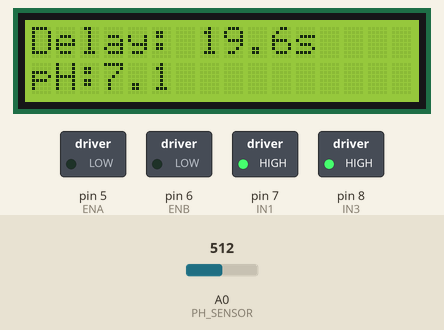
Simulated run of this sketch. Board: Arduino Uno, built with avr-gcc and run on an emulated ATmega328P. Parts: 16×2 character LCD, switched loads named in the sketch (green lamp = pin HIGH). The test bench sets the inputs (shaded band); at power-on: A0 (PH_SENSOR) = 512. What the sketch prints to the serial monitor is not drawn.

Above: at 6.4 s.
6.5 s: A0 (PH_SENSOR) set to 716
At 7.4 s:
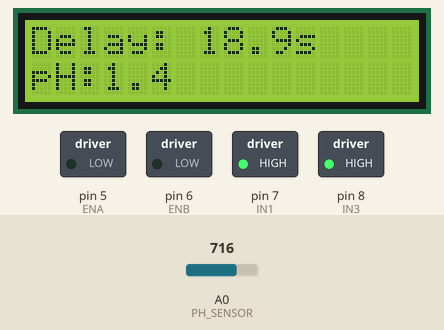
9.1 s: A0 (PH_SENSOR) set to 415
At 10.4 s:
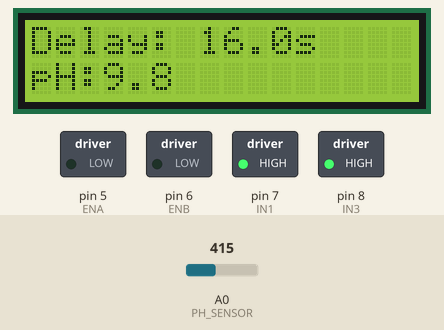
12.1 s: A0 (PH_SENSOR) set to 393
At 13.4 s:
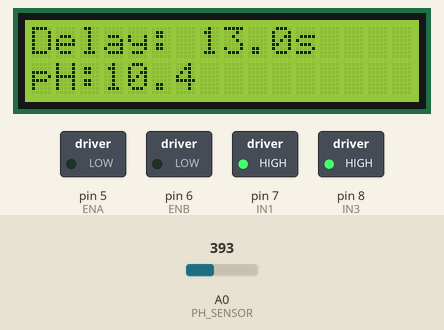
15.0 s: A0 (PH_SENSOR) set to 511
At 26.5 s:
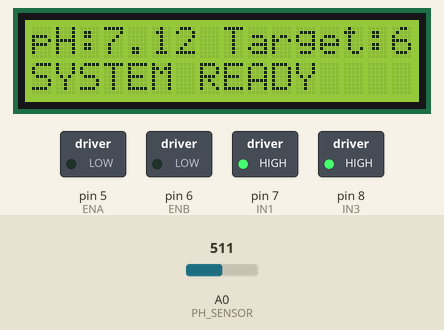
Timing chart, 0 to 28.1 s (numbered marks = the images above; inputs shaded):
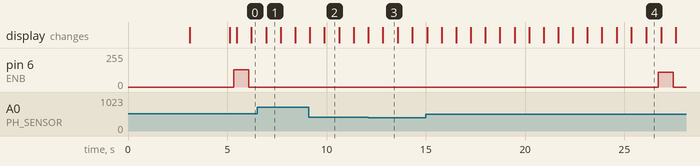

The sketch:

down_grade_sistem.ino
```cpp
#include <PID_v1.h>
#include <LiquidCrystal_I2C.h>

//inisiasi LCD yang digunakan
LiquidCrystal_I2C lcd(0x27, 16, 2);

// Pin motor driver L298N pH
#define ENA 5  // Pompa BASA (pH UP)
#define IN1 7
#define ENB 6  // Pompa ASAM (pH DOWN)
#define IN3 8


// Sensor pH
#define PH_SENSOR A0

// Setpoint pH
double setpoint = 6.75;  // Nilai tengah antara 6.5-7.0
double input, output;

// Parameter PID (sesuaikan dengan sistem)
double Kp = 6.0;
double Ki = 0.3;
double Kd = 0.5;

PID pid(&input, &output, &setpoint, Kp, Ki, Kd, DIRECT);

// Batas pH dan deadzone
const float pH_min = 6.0;
const float pH_max = 7.0;
const float deadzone = 0.1; // Deadzone 0.1 pH

// Kecepatan minimum pompa (agar bisa berputar)
const int MIN_PUMP_SPEED = 110;  // Minimum PWM untuk pompa bisa berputar
const int MAX_PUMP_SPEED = 255; // Maximum PWM

// Variabel untuk delay pompa
const unsigned long PUMP_ON_TIME = 500;   // 0.5 detik pompa aktif memberikan cairan
const unsigned long PUMP_DELAY = 20000;  // 20 detik delay untuk pembacaan sensor
unsigned long pumpStartTime = 0;
bool pumpIsRunning = false;
bool pumpInDelay = false;

// Variabel untuk menyimpan kecepatan PWM saat ini
int current_pH_UP_speed = 0;   // Kecepatan PWM pompa BASA (pH UP)
int current_pH_DOWN_speed = 0; // Kecepatan PWM pompa ASAM (pH DOWN)


// Variabel kalibrasi pH
int buf[10];

void setup() {
  Serial.begin(9600);

  //Inisiasi pin motor pH
  pinMode(ENA, OUTPUT);
  pinMode(IN1, OUTPUT);
  pinMode(ENB, OUTPUT);
  pinMode(IN3, OUTPUT);

  // Set arah pompa pH
  digitalWrite(IN1, HIGH);  // Arah pompa basa
  digitalWrite(IN3, HIGH);  // Arah pompa asam

  // Inisialisasi PID
  pid.SetMode(AUTOMATIC);
  pid.SetOutputLimits(-255, 255);  // Output negatif untuk pH UP, positif untuk pH DOWN

  // Stop semua pompa
  analogWrite(ENA, 0);
  analogWrite(ENB, 0);

  //Inisiasi LCD & First Message
  lcd.init();
  lcd.backlight();
  lcd.setCursor(2, 0);
  lcd.print("Wong Liyo");
  lcd.setCursor(2, 1);
  lcd.print("Ngerti OPO");
  delay(3000);
  lcd.clear();
  lcd.setCursor(0, 0);
  lcd.print("LumiaTech X SAS");
  lcd.setCursor(1, 1);
  lcd.print("Hidroponik PID");
  delay(2000);
  lcd.clear();

  Serial.println("=== pH Monitor System Started ===");
  Serial.println("Pin Configuration:");
  Serial.println("ENA (Pin 5) = Pompa BASA (pH UP)");
  Serial.println("ENB (Pin 6) = Pompa ASAM (pH DOWN)");
  Serial.println("IN1 (Pin 7), IN3 (Pin 8) = Kontrol arah pH");
}

void loop() {
  input = read_pH();  // Baca pH

  pid.Compute();

  // Kontrol pompa pH dengan delay
  control_pumps_with_delay();

  // Debugging yang diperbaiki
  double error = setpoint - input;
  Serial.print("pH: ");
  Serial.print(input, 2);
  Serial.print(" | Setpoint: ");
  Serial.print(setpoint, 2);
  Serial.print(" | Error: ");
  Serial.print(error, 2);
  Serial.print(" | PID Output: ");
  Serial.print(output, 1);

  // Tampilkan kecepatan PWM pompa pH
  Serial.print(" | pH_UP_PWM: ");
  Serial.print(current_pH_UP_speed);
  Serial.print(" | pH_DOWN_PWM: ");
  Serial.print(current_pH_DOWN_speed);

  //Grafik Plot
  Serial.print(" | Plot: ");
  Serial.print(input);
  Serial.print(" ");
  Serial.print(setpoint);

  // Status pompa yang benar
  if (pumpIsRunning) {
    unsigned long remainingTime = PUMP_ON_TIME - (millis() - pumpStartTime);
    if (input < pH_min) {
      Serial.print(" | Status: POMPA BASA AKTIF (PWM:");
      Serial.print(current_pH_UP_speed);
      Serial.print(") - ");
      Serial.print(remainingTime / 1000.0, 1);
      Serial.println("s");
    } else if (input > pH_max) {
      Serial.print(" | Status: POMPA ASAM AKTIF (PWM:");
      Serial.print(current_pH_DOWN_speed);
      Serial.print(") - ");
      Serial.print(remainingTime / 1000.0, 1);
      Serial.println("s");
    }
  } else if (pumpInDelay) {
    unsigned long remainingDelay = PUMP_DELAY - (millis() - pumpStartTime - PUMP_ON_TIME);
    Serial.print(" | Status: DELAY PEMBACAAN - ");
    Serial.print(remainingDelay / 1000.0, 1);
    Serial.println("s");
  } else if (abs(error) <= deadzone) {
    Serial.println(" | Status: IDLE - Dalam range");
  } else if (input < pH_min) {
    Serial.println(" | Status: pH RENDAH - Siap aktifkan pompa BASA");
  } else if (input > pH_max) {
    Serial.println(" | Status: pH TINGGI - Siap aktifkan pompa ASAM");
  }

  //Nilai yang digunakan untuk diagram plotter
  Serial.print("pH_Actual:");
  Serial.print(input, 2);
  Serial.print(",Setpoint:");
  Serial.print(setpoint, 2);
  // Serial.print(",pH_UP_PWM:");
  // Serial.print(current_pH_UP_speed);
  // Serial.print(",pH_DOWN_PWM:");
  // Serial.println(current_pH_DOWN_speed);

  // Data khusus untuk Serial Plotter Arduino IDE
  // Serial.print("pH_Value:");
  // Serial.print(input, 2);
  // Serial.print(",pH_Setpoint:");
  // Serial.print(setpoint, 2);

  // Tampilan pada LCD
  display_lcd_status();

  delay(500); // Sample time
}


float read_pH(){
  // Baca sensor dengan averaging
  for(int i = 0; i < 10; i++){
    buf[i] = analogRead(PH_SENSOR);
    delay(10);
  }

  float avgValue = 0;
  for(int i = 0; i < 10; i++){
    avgValue += buf[i];
  }

  float pHVol = (float)avgValue * 5.0 / 1024 / 10;
  float phValue = (-5.70 * pHVol + 21.34);

  // Batasi nilai pH dalam range wajar
  if (phValue < 0) phValue = 0;
  if (phValue > 14) phValue = 14;

  return phValue;
}

void control_pumps_with_delay() {
  double error = setpoint - input;
  unsigned long currentTime = millis();

  // Jika pompa sedang aktif memberikan cairan
  if (pumpIsRunning) {
    if (currentTime - pumpStartTime >= PUMP_ON_TIME) {
      // Waktu pemberian cairan selesai, matikan pompa dan mulai delay
      analogWrite(ENA, 0);
      analogWrite(ENB, 0);
      // Reset kecepatan PWM
      current_pH_UP_speed = 0;
      current_pH_DOWN_speed = 0;
      pumpIsRunning = false;
      pumpInDelay = true;
    }
    return; // Tetap dalam mode pemberian cairan
  }

  // Jika pompa sedang dalam delay pembacaan
  if (pumpInDelay) {
    if (currentTime - pumpStartTime >= (PUMP_ON_TIME + PUMP_DELAY)) {
      // Delay selesai, reset status
      pumpInDelay = false;
    }
    return; // Masih dalam periode delay
  }

  // Reset kecepatan PWM saat idle
  current_pH_UP_speed = 0;
  current_pH_DOWN_speed = 0;

  // Cek apakah perlu mengaktifkan pompa
  if (abs(error) <= deadzone) {
    // Dalam range target, tidak perlu pompa
    return;
  }

  // Hitung kecepatan pompa
  int pump_speed = map(constrain(abs(output), 0, 255), 0, 255, MIN_PUMP_SPEED, MAX_PUMP_SPEED);

  if (input < pH_min) {
    // pH TERLALU RENDAH - Butuh BASA untuk menaikkan pH
    current_pH_UP_speed = pump_speed;
    current_pH_DOWN_speed = 0;
    analogWrite(ENA, pump_speed);  // Pin 5
    analogWrite(ENB, 0);           // Pin 6
    start_pump_cycle();

  } else if (input > pH_max) {
    // pH TERLALU TINGGI - Butuh ASAM untuk menurunkan pH
    current_pH_UP_speed = 0;
    current_pH_DOWN_speed = pump_speed;
    analogWrite(ENA, 0);           // Pin 5
    analogWrite(ENB, pump_speed);  // Pin 6
    start_pump_cycle();
  }
}

void start_pump_cycle() {
  pumpStartTime = millis();
  pumpIsRunning = true;
  pumpInDelay = false;
}

void display_lcd_status() {
  lcd.clear();

  if (pumpIsRunning) {
    unsigned long remainingTime = PUMP_ON_TIME - (millis() - pumpStartTime);
    lcd.setCursor(0, 0);
    if (input < pH_min) {
      lcd.print("BASA PWM:");
      lcd.print(current_pH_UP_speed);
      lcd.print(" ");
      lcd.print(remainingTime / 1000.0, 1);
      lcd.print("s");
    } else if (input > pH_max) {
      lcd.print("ASAM PWM:");
      lcd.print(current_pH_DOWN_speed);
      lcd.print(" ");
      lcd.print(remainingTime / 1000.0, 1);
      lcd.print("s");
    }
    lcd.setCursor(0, 1);
    lcd.print("pH:");
    lcd.print(input, 1);

  } else if (pumpInDelay) {
    unsigned long remainingDelay = PUMP_DELAY - (millis() - pumpStartTime - PUMP_ON_TIME);
    lcd.setCursor(0, 0);
    lcd.print("Delay: ");
    lcd.print(remainingDelay / 1000.0, 1);
    lcd.print("s");
    lcd.setCursor(0, 1);
    lcd.print("pH:");
    lcd.print(input, 1);

  } else {
    lcd.setCursor(0, 0);
    lcd.print("pH:");
    lcd.print(input, 2);
    lcd.print(" Target:");
    lcd.print(setpoint, 1);
    lcd.setCursor(0, 1);
    lcd.print("SYSTEM READY");
  }
}

// Fungsi untuk testing manual pompa (panggil di setup() jika perlu)
// void test_pumps() {
//   Serial.println("=== Testing Pompa ===");

//   Serial.println("Testing Pompa BASA (ENA - Pin 5)...");
//   analogWrite(ENA, 150);  // Test dengan kecepatan sedang
//   analogWrite(ENB, 0);
//   delay(3000);

//   Serial.println("Testing Pompa ASAM (ENB - Pin 6)...");
//   analogWrite(ENA, 0);
//   analogWrite(ENB, 150);  // Test dengan kecepatan sedang
//   delay(3000);

//   Serial.println("Stop semua pompa");
//   analogWrite(ENA, 0);
//   analogWrite(ENB, 0);
//   delay(1000);
// }
```

Measured:
- what the display in image 1 shows lasts 0.8 s, from 6.9 s to 7.7 s
